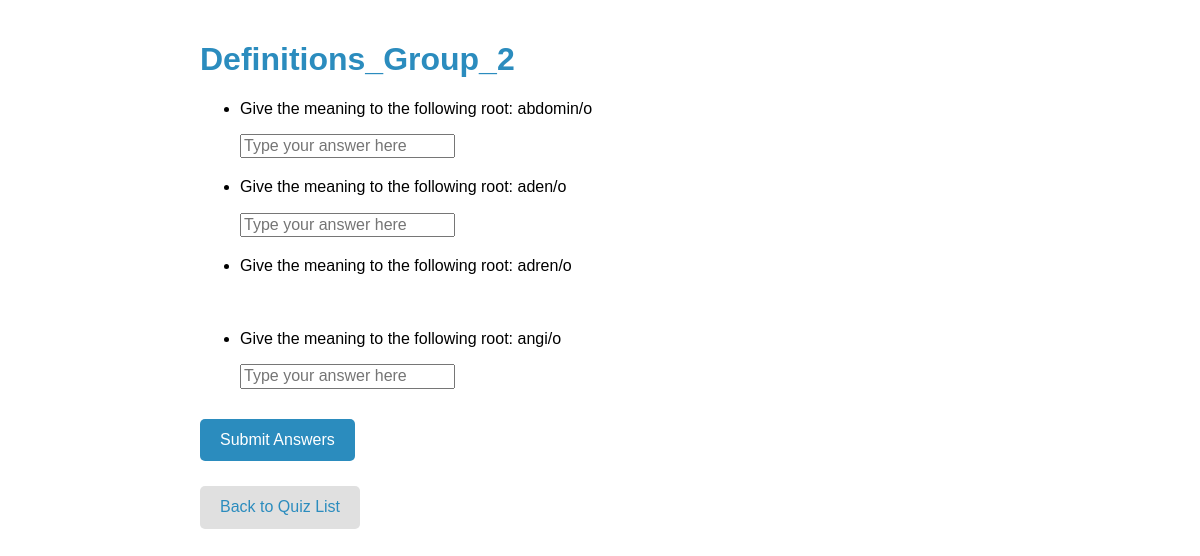
/assessments/17/, run on the app's committed database.
### assessments/models.py (models this page shows, shortened)
class Quiz(models.Model):
    title = models.CharField(max_length=100)

class Question(models.Model):
    QUESTION_TYPES = [
        ("MCQ", "Multiple Choice"),
        ("FIB", "Fill-in-the-Blank"),
        ("TF", "True/False"),
        ("SA", "Short Answer"),
        ("MQ", "Matching Questions"),
        ("OQ", "Ordering Questions"),
    ]
    quiz = models.ForeignKey(Quiz, on_delete=models.CASCADE)
    question_text = CKEditor5Field(
        config_name="default"
    )  # Changed to CKEditor5Field for rich text
    question_type = models.CharField(max_length=20, choices=QUESTION_TYPES)
    image = models.ImageField(
        upload_to="question_images/", blank=True, null=True
    )  # New field for images

### assessments/views.py (the view, shortened to what this page needs)
# urls.py: path("<int:quiz_id>/", views.quiz_detail, name="quiz_detail"),
def quiz_detail(request, quiz_id):
    quiz = get_object_or_404(Quiz, id=quiz_id)
    questions = quiz.question_set.all()
    for question in questions:
        question.option_count = question.option_set.count()
    return render(
        request, "assessments/quiz_detail.html", {"quiz": quiz, "questions": questions}
    )

### assessments/templates/assessments/quiz_detail.html (shortened to what this page needs)
{% load static %}
<!DOCTYPE html>
<html lang="en">
  <head>
    <link
      rel="stylesheet"
      href="https://cdnjs.cloudflare.com/ajax/libs/normalize/8.0.1/normalize.min.css"
    />
    <link rel="stylesheet" href="{% static 'css/styles.css' %}" />
  </head>
  <body>
    <h1>{{ quiz.title }}</h1>
    <div id="quiz-form-container">
      <form
        method="post"
        hx-post="{% url 'submit_quiz' quiz.id %}"
        hx-target="#quiz-form-container"
        hx-swap="outerHTML"
        enctype="multipart/form-data"
      >
        <ul>
          {% for question in questions %}
          <li class="question-container">
            <p>{{ question.question_text|safe }}</p>
             {% if question.question_type == "MCQ" %}
            {% for option in question.option_set.all %}
            <label>
              <input
                type="radio"
                name="answer_{{ question.id }}"
                value="{{ option.id }}"
              />
              {{ option.option_text }} </label
            ><br />
            {% endfor %} {% elif question.question_type == "FIB" %}
            <input
              type="text"
              name="answer_{{ question.id }}"
              placeholder="Type your answer here"
            />
            {% endif %}
          </li>
          {% endfor %}
        </ul>
        <div class="button-container">
          <button type="submit" class="submit-button">Submit Answers</button>
          <a href="{% url 'home' %}" class="back-button">Back to Quiz List</a>
        </div>
      </form>
    </div>
  </body>
</html>

### assessments/templates/assessments/quiz_detail.html (style rules this page uses)
body { font-family: Arial, sans-serif; padding: 20px; max-width: 800px; margin: auto; }
h1 { color: #2b8cbe; }
.question-container { margin-bottom: 20px; }
.submit-button { padding: 12px 20px; background-color: #2b8cbe; color: white; border: none; border-radius: 5px; cursor: pointer; margin-bottom: 10px; }
.back-button { display: inline-block; padding: 12px 20px; background-color: #e0e0e0; color: #2b8cbe; text-decoration: none; border-radius: 5px; text-align: center; }
.button-container { margin-top: 30px; display: flex; flex-direction: column; gap: 15px; align-items: flex-start; }

### data on the page
Quiz: title "Definitions_Group_2"
Question: question_text "Give the meaning to the following root: abdomin/o"
Question: question_text "Give the meaning to the following root: aden/o"
Question: question_text "Give the meaning to the following root: adren/o"
Question: question_text "Give the meaning to the following root: angi/o"
